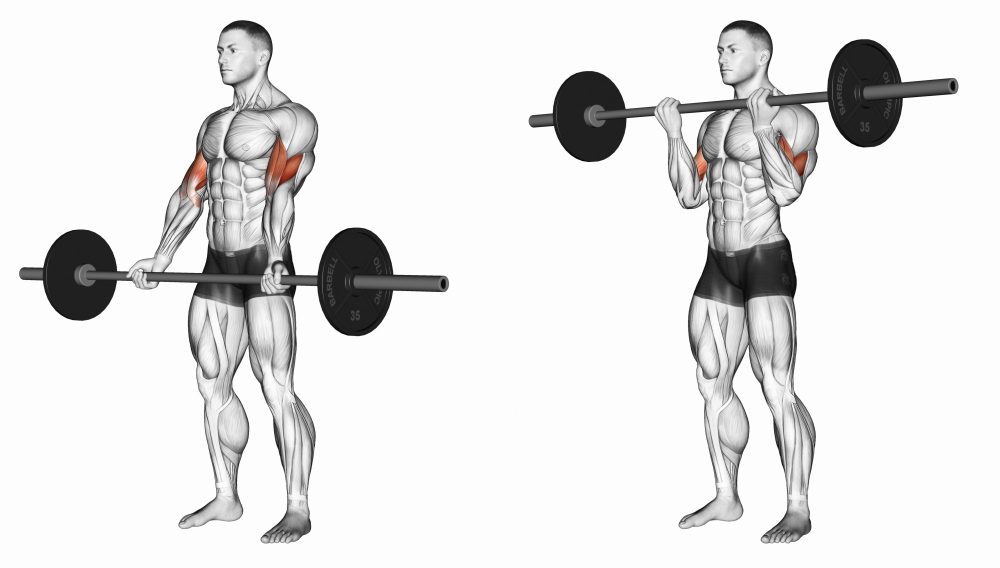
#> input picture assets/exercises/arms/bicep_curl_with_bar_full.png, 1000 x 568 px
$ python image_preprocessing.py --input_dir ../../assets/exercises/arms --output_dir out
#> lines starting #> are read from the running program, lines starting #| are printed output that depends on the picture
# src/A_preprocessing/image_preprocessing.py

import cv2
import os
import argparse
from src.A_preprocessing.file_extensions import IMAGE_EXTENSIONS  # importar extensiones de imagen

def preprocess_images(input_dir, output_dir, target_width=256, target_height=256, normalize=False):
    """
    Recorre todas las imágenes con extensiones aceptadas (definidas en IMAGE_EXTENSIONS)
    dentro de `input_dir`, las redimensiona a (target_width, target_height) y
    opcionalmente normaliza sus valores de píxel (escalar de 0–255 a 0.0–1.0). Guarda las
    imágenes resultantes en `output_dir` con el mismo nombre de archivo.

    Parámetros:
        - input_dir   : directorio donde están los fotogramas originales.
        - output_dir  : directorio donde se guardarán las imágenes procesadas.
        - target_width  : ancho al que se redimensionará cada imagen (por defecto: 256).
        - target_height : alto al que se redimensionará cada imagen (por defecto: 256).
        - normalize   : si es True, convierte el rango de píxel 0–255 a 0.0–1.0.
    Retorna:
        - total_imgs : número total de imágenes procesadas.
    """
#> called with input_dir = '../../assets/exercises/arms', output_dir = 'out', target_width = 256, target_height = 256, normalize = False
    # Verificar que el directorio de entrada exista
    if not os.path.isdir(input_dir):
        raise NotADirectoryError(f"El directorio de entrada no existe: {input_dir}")

    # Crear directorio de salida si no existe
    os.makedirs(output_dir, exist_ok=True)

    # Listar todos los archivos en el directorio de entrada que tengan una extensión válida
    all_files = sorted([
        f for f in os.listdir(input_dir)
        if os.path.splitext(f.lower())[1] in IMAGE_EXTENSIONS
    ])

    total_imgs = 0

    for filename in all_files:
        input_path = os.path.join(input_dir, filename)
        output_path = os.path.join(output_dir, filename)

        # Leer la imagen con OpenCV (BGR)
        img = cv2.imread(input_path)
#> img is the input picture: shape (568, 1000, 3); mean B, G, R 228.7, 228.8, 229.1
        if img is None:
            print(f"[WARNING] No se pudo leer la imagen: {input_path}")
            continue

        # Redimensionar la imagen a (target_width x target_height)
        img_resized = cv2.resize(img, (target_width, target_height), interpolation=cv2.INTER_AREA)
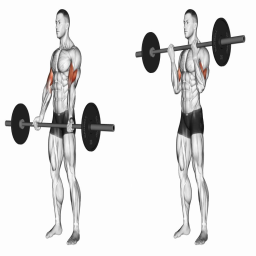
#> img_resized: shape (256, 256, 3); mean B, G, R 228.7, 228.8, 229.1

        # Si se pide normalizar, convertimos de 0–255 a 0.0–1.0 y luego reconvertimos a 0–255
        if normalize:
            img_resized = img_resized.astype("float32") / 255.0
            # Para guardar en JPEG volvemos a escalar a 0–255:
            img_resized = (img_resized * 255.0).astype("uint8")

        # Guardar la imagen resultado
        cv2.imwrite(output_path, img_resized)
        total_imgs += 1
#> pass 2 of the loop in preprocess_images, `for filename in all_files:`:
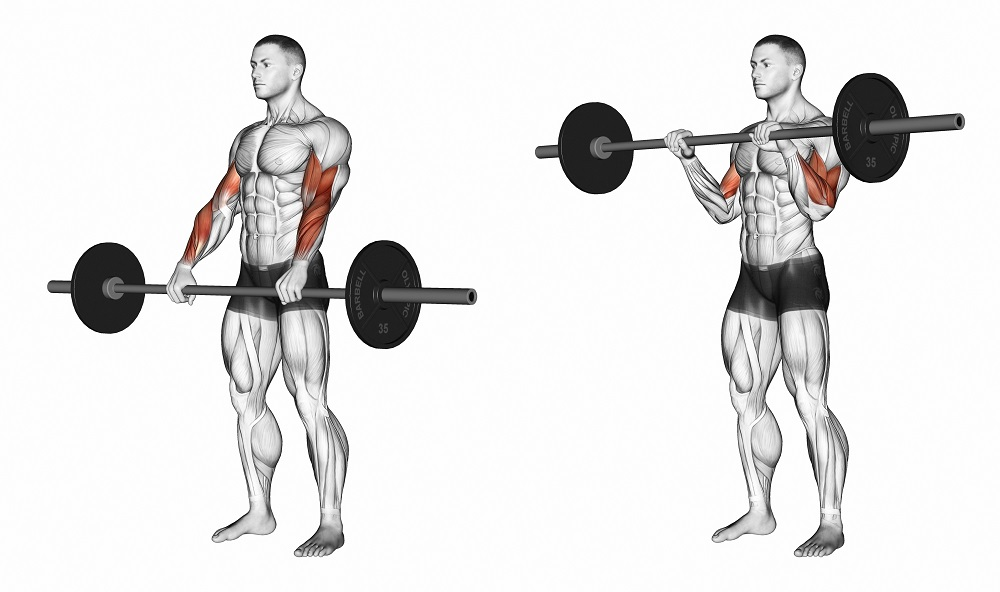
#> input picture assets/exercises/arms/reverse_curls_with_bar_full.png, 1000 x 592 px
#> in preprocess_images, img is the input picture: shape (592, 1000, 3); mean B, G, R 229.2, 229.4, 230
#> in preprocess_images, `img_resized = cv2.resize(img, (target_width, target_height), interpola..`:
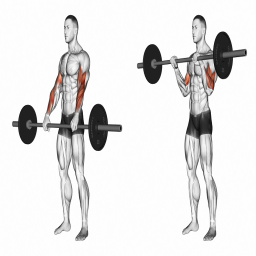
#> img_resized: shape (256, 256, 3); mean B, G, R 229.2, 229.3, 230

    return total_imgs


if __name__ == "__main__":
    parser = argparse.ArgumentParser(
        description="Preprocesa imágenes: redimensiona y (opcionalmente) normaliza."
    )
    parser.add_argument(
        "--input_dir",
        required=True,
        help="Directorio que contiene los fotogramas extraídos (ej.: data/processed/frames/1-Squat_Own)."
    )
    parser.add_argument(
        "--output_dir",
        required=True,
        help="Directorio donde se guardarán las imágenes procesadas (ej.: data/processed/images/1-Squat_Own)."
    )
    parser.add_argument(
        "--width",
        type=int,
        default=256,
        help="Ancho al que se redimensionarán las imágenes (por defecto: 256)."
    )
    parser.add_argument(
        "--height",
        type=int,
        default=256,
        help="Alto al que se redimensionarán las imágenes (por defecto: 256)."
    )
    parser.add_argument(
        "--normalize",
        action="store_true",
        help="Si se incluye este flag, se normalizarán los valores de píxel (0–255 => 0.0–1.0)."
    )

    args = parser.parse_args()

    total = preprocess_images(
        input_dir=args.input_dir,
        output_dir=args.output_dir,
        target_width=args.width,
        target_height=args.height,
        normalize=args.normalize
    )

    print("----- Resumen de preprocesamiento -----")
    print(f"Directorio de entrada : {args.input_dir}")
    print(f"Directorio de salida  : {args.output_dir}")
    print(f"Imágenes procesadas   : {total}")
    print(f"Tamaño final (w×h)    : {args.width}×{args.height}")
    print(f"Normalize aplicado    : {args.normalize}")
    print("----- Proceso completado -----")
